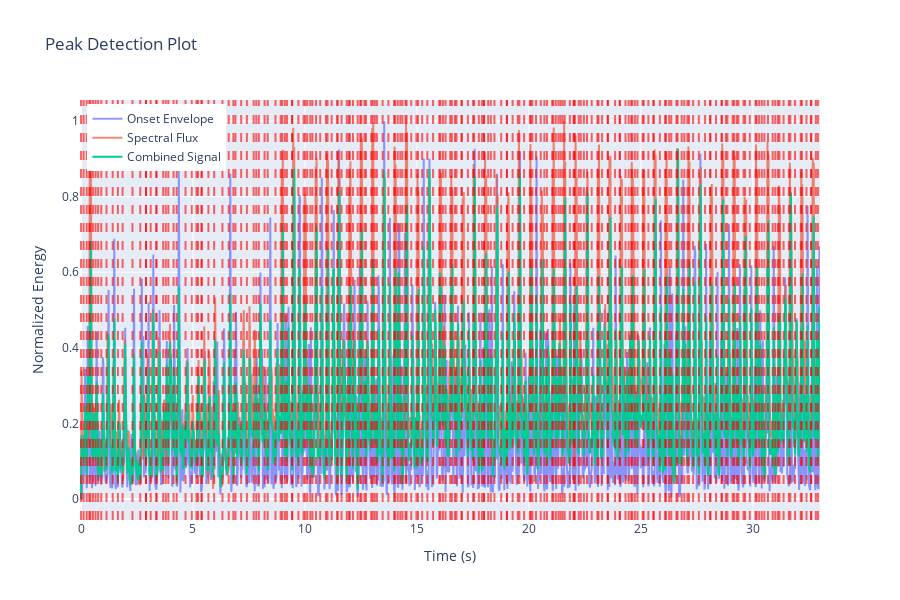

Notebook code for this chart:
### Code cell
start_time_str="0:40"  
end_time_str="1:13"  
start_time = mmss_to_seconds(start_time_str)
end_time = mmss_to_seconds(end_time_str)

detect_audio_peaks_with_fourier_transform("sources\\audio\\berlioz - jazz is for ordinary people.mp3",  start_time, end_time, plot=True)

### Figure 1 — Plotly figure (JSON) as saved in the notebook; plotly's stock layout.template omitted (floating-point values rounded to 4 significant figures; data arrays with more than 128 entries replaced by an {"elided": "..."} marker saying what was removed)
{"data": [{"mode": "lines", "name": "Onset Envelope", "opacity": 0.7, "type": "scatter", "x": {"elided": "1422 float values"}, "y": {"elided": "1422 float values"}}, {"mode": "lines", "name": "Spectral Flux", "opacity": 0.7, "type": "scatter", "x": {"elided": "1422 float values"}, "y": {"elided": "1422 float values"}}, {"line": {"width": 2}, "mode": "lines", "name": "Combined Signal", "type": "scatter", "x": {"elided": "1422 float values"}, "y": {"elided": "1422 float values"}}], "layout": {"height": 600, "legend": {"x": 0.01, "y": 0.99}, "shapes": [{"line": {"color": "red", "dash": "dash"}, "opacity": 0.6, "type": "line", "x0": 0, "x1": 0, "xref": "x", "y0": 0, "y1": 1, "yref": "y domain"}, {"line": {"color": "red", "dash": "dash"}, "opacity": 0.6, "type": "line", "x0": 0.1161, "x1": 0.1161, "xref": "x", "y0": 0, "y1": 1, "yref": "y domain"}, {"line": {"color": "red", "dash": "dash"}, "opacity": 0.6, "type": "line", "x0": 0.2554, "x1": 0.2554, "xref": "x", "y0": 0, "y1": 1, "yref": "y domain"}, {"line": {"color": "red", "dash": "dash"}, "opacity": 0.6, "type": "line", "x0": 0.3715, "x1": 0.3715, "xref": "x", "y0": 0, "y1": 1, "yref": "y domain"}, {"line": {"color": "red", "dash": "dash"}, "opacity": 0.6, "type": "line", "x0": 0.418, "x1": 0.418, "xref": "x", "y0": 0, "y1": 1, "yref": "y domain"}, {"line": {"color": "red", "dash": "dash"}, "opacity": 0.6, "type": "line", "x0": 0.5341, "x1": 0.5341, "xref": "x", "y0": 0, "y1": 1, "yref": "y domain"}, {"line": {"color": "red", "dash": "dash"}, "opacity": 0.6, "type": "line", "x0": 0.6502, "x1": 0.6502, "xref": "x", "y0": 0, "y1": 1, "yref": "y domain"}, {"line": {"color": "red", "dash": "dash"}, "opacity": 0.6, "type": "line", "x0": 0.7663, "x1": 0.7663, "xref": "x", "y0": 0, "y1": 1, "yref": "y domain"}, {"line": {"color": "red", "dash": "dash"}, "opacity": 0.6, "type": "line", "x0": 0.9056, "x1": 0.9056, "xref": "x", "y0": 0, "y1": 1, "yref": "y domain"}, {"line": {"color": "red", "dash": "dash"}, "opacity": 0.6, "type": "line", "x0": 1.138, "x1": 1.138, "xref": "x", "y0": 0, "y1": 1, "yref": "y domain"}, {"line": {"color": "red", "dash": "dash"}, "opacity": 0.6, "type": "line", "x0": 1.416, "x1": 1.416, "xref": "x", "y0": 0, "y1": 1, "yref": "y domain"}, {"line": {"color": "red", "dash": "dash"}, "opacity": 0.6, "type": "line", "x0": 1.649, "x1": 1.649, "xref": "x", "y0": 0, "y1": 1, "yref": "y domain"}, {"line": {"color": "red", "dash": "dash"}, "opacity": 0.6, "type": "line", "x0": 1.858, "x1": 1.858, "xref": "x", "y0": 0, "y1": 1, "yref": "y domain"}, {"line": {"color": "red", "dash": "dash"}, "opacity": 0.6, "type": "line", "x0": 2.299, "x1": 2.299, "xref": "x", "y0": 0, "y1": 1, "yref": "y domain"}, {"line": {"color": "red", "dash": "dash"}, "opacity": 0.6, "type": "line", "x0": 2.647, "x1": 2.647, "xref": "x", "y0": 0, "y1": 1, "yref": "y domain"}, {"line": {"color": "red", "dash": "dash"}, "opacity": 0.6, "type": "line", "x0": 2.902, "x1": 2.902, "xref": "x", "y0": 0, "y1": 1, "yref": "y domain"}, {"line": {"color": "red", "dash": "dash"}, "opacity": 0.6, "type": "line", "x0": 2.902, "x1": 2.902, "xref": "x", "y0": 0, "y1": 1, "yref": "y domain"}, {"line": {"color": "red", "dash": "dash"}, "opacity": 0.6, "type": "line", "x0": 3.111, "x1": 3.111, "xref": "x", "y0": 0, "y1": 1, "yref": "y domain"}, {"line": {"color": "red", "dash": "dash"}, "opacity": 0.6, "type": "line", "x0": 3.367, "x1": 3.367, "xref": "x", "y0": 0, "y1": 1, "yref": "y domain"}, {"line": {"color": "red", "dash": "dash"}, "opacity": 0.6, "type": "line", "x0": 3.367, "x1": 3.367, "xref": "x", "y0": 0, "y1": 1, "yref": "y domain"}, {"line": {"color": "red", "dash": "dash"}, "opacity": 0.6, "type": "line", "x0": 3.669, "x1": 3.669, "xref": "x", "y0": 0, "y1": 1, "yref": "y domain"}, {"line": {"color": "red", "dash": "dash"}, "opacity": 0.6, "type": "line", "x0": 3.785, "x1": 3.785, "xref": "x", "y0": 0, "y1": 1, "yref": "y domain"}, {"line": {"color": "red", "dash": "dash"}, "opacity": 0.6, "type": "line", "x0": 3.901, "x1": 3.901, "xref": "x", "y0": 0, "y1": 1, "yref": "y domain"}, {"line": {"color": "red", "dash": "dash"}, "opacity": 0.6, "type": "line", "x0": 4.133, "x1": 4.133, "xref": "x", "y0": 0, "y1": 1, "yref": "y domain"}, {"line": {"color": "red", "dash": "dash"}, "opacity": 0.6, "type": "line", "x0": 4.272, "x1": 4.272, "xref": "x", "y0": 0, "y1": 1, "yref": "y domain"}, {"line": {"color": "red", "dash": "dash"}, "opacity": 0.6, "type": "line", "x0": 4.667, "x1": 4.667, "xref": "x", "y0": 0, "y1": 1, "yref": "y domain"}, {"line": {"color": "red", "dash": "dash"}, "opacity": 0.6, "type": "line", "x0": 4.946, "x1": 4.946, "xref": "x", "y0": 0, "y1": 1, "yref": "y domain"}, {"line": {"color": "red", "dash": "dash"}, "opacity": 0.6, "type": "line", "x0": 5.155, "x1": 5.155, "xref": "x", "y0": 0, "y1": 1, "yref": "y domain"}, {"line": {"color": "red", "dash": "dash"}, "opacity": 0.6, "type": "line", "x0": 5.224, "x1": 5.224, "xref": "x", "y0": 0, "y1": 1, "yref": "y domain"}, {"line": {"color": "red", "dash": "dash"}, "opacity": 0.6, "type": "line", "x0": 5.387, "x1": 5.387, "xref": "x", "y0": 0, "y1": 1, "yref": "y domain"}, {"line": {"color": "red", "dash": "dash"}, "opacity": 0.6, "type": "line", "x0": 5.387, "x1": 5.387, "xref": "x", "y0": 0, "y1": 1, "yref": "y domain"}, {"line": {"color": "red", "dash": "dash"}, "opacity": 0.6, "type": "line", "x0": 5.689, "x1": 5.689, "xref": "x", "y0": 0, "y1": 1, "yref": "y domain"}, {"line": {"color": "red", "dash": "dash"}, "opacity": 0.6, "type": "line", "x0": 5.944, "x1": 5.944, "xref": "x", "y0": 0, "y1": 1, "yref": "y domain"}, {"line": {"color": "red", "dash": "dash"}, "opacity": 0.6, "type": "line", "x0": 6.316, "x1": 6.316, "xref": "x", "y0": 0, "y1": 1, "yref": "y domain"}, {"line": {"color": "red", "dash": "dash"}, "opacity": 0.6, "type": "line", "x0": 6.594, "x1": 6.594, "xref": "x", "y0": 0, "y1": 1, "yref": "y domain"}, {"line": {"color": "red", "dash": "dash"}, "opacity": 0.6, "type": "line", "x0": 6.803, "x1": 6.803, "xref": "x", "y0": 0, "y1": 1, "yref": "y domain"}, {"line": {"color": "red", "dash": "dash"}, "opacity": 0.6, "type": "line", "x0": 6.896, "x1": 6.896, "xref": "x", "y0": 0, "y1": 1, "yref": "y domain"}, {"line": {"color": "red", "dash": "dash"}, "opacity": 0.6, "type": "line", "x0": 7.152, "x1": 7.152, "xref": "x", "y0": 0, "y1": 1, "yref": "y domain"}, {"line": {"color": "red", "dash": "dash"}, "opacity": 0.6, "type": "line", "x0": 7.407, "x1": 7.407, "xref": "x", "y0": 0, "y1": 1, "yref": "y domain"}, {"line": {"color": "red", "dash": "dash"}, "opacity": 0.6, "type": "line", "x0": 7.709, "x1": 7.709, "xref": "x", "y0": 0, "y1": 1, "yref": "y domain"}, {"line": {"color": "red", "dash": "dash"}, "opacity": 0.6, "type": "line", "x0": 7.825, "x1": 7.825, "xref": "x", "y0": 0, "y1": 1, "yref": "y domain"}, {"line": {"color": "red", "dash": "dash"}, "opacity": 0.6, "type": "line", "x0": 7.941, "x1": 7.941, "xref": "x", "y0": 0, "y1": 1, "yref": "y domain"}, {"line": {"color": "red", "dash": "dash"}, "opacity": 0.6, "type": "line", "x0": 8.197, "x1": 8.197, "xref": "x", "y0": 0, "y1": 1, "yref": "y domain"}, {"line": {"color": "red", "dash": "dash"}, "opacity": 0.6, "type": "line", "x0": 8.336, "x1": 8.336, "xref": "x", "y0": 0, "y1": 1, "yref": "y domain"}, {"line": {"color": "red", "dash": "dash"}, "opacity": 0.6, "type": "line", "x0": 8.684, "x1": 8.684, "xref": "x", "y0": 0, "y1": 1, "yref": "y domain"}, {"line": {"color": "red", "dash": "dash"}, "opacity": 0.6, "type": "line", "x0": 8.916, "x1": 8.916, "xref": "x", "y0": 0, "y1": 1, "yref": "y domain"}, {"line": {"color": "red", "dash": "dash"}, "opacity": 0.6, "type": "line", "x0": 8.986, "x1": 8.986, "xref": "x", "y0": 0, "y1": 1, "yref": "y domain"}, {"line": {"color": "red", "dash": "dash"}, "opacity": 0.6, "type": "line", "x0": 9.102, "x1": 9.102, "xref": "x", "y0": 0, "y1": 1, "yref": "y domain"}, {"line": {"color": "red", "dash": "dash"}, "opacity": 0.6, "type": "line", "x0": 9.195, "x1": 9.195, "xref": "x", "y0": 0, "y1": 1, "yref": "y domain"}, {"line": {"color": "red", "dash": "dash"}, "opacity": 0.6, "type": "line", "x0": 9.427, "x1": 9.427, "xref": "x", "y0": 0, "y1": 1, "yref": "y domain"}, {"line": {"color": "red", "dash": "dash"}, "opacity": 0.6, "type": "line", "x0": 9.427, "x1": 9.427, "xref": "x", "y0": 0, "y1": 1, "yref": "y domain"}, {"line": {"color": "red", "dash": "dash"}, "opacity": 0.6, "type": "line", "x0": 9.706, "x1": 9.706, "xref": "x", "y0": 0, "y1": 1, "yref": "y domain"}, {"line": {"color": "red", "dash": "dash"}, "opacity": 0.6, "type": "line", "x0": 9.938, "x1": 9.938, "xref": "x", "y0": 0, "y1": 1, "yref": "y domain"}, {"line": {"color": "red", "dash": "dash"}, "opacity": 0.6, "type": "line", "x0": 10.01, "x1": 10.01, "xref": "x", "y0": 0, "y1": 1, "yref": "y domain"}, {"line": {"color": "red", "dash": "dash"}, "opacity": 0.6, "type": "line", "x0": 10.1, "x1": 10.1, "xref": "x", "y0": 0, "y1": 1, "yref": "y domain"}, {"line": {"color": "red", "dash": "dash"}, "opacity": 0.6, "type": "line", "x0": 10.24, "x1": 10.24, "xref": "x", "y0": 0, "y1": 1, "yref": "y domain"}, {"line": {"color": "red", "dash": "dash"}, "opacity": 0.6, "type": "line", "x0": 10.33, "x1": 10.33, "xref": "x", "y0": 0, "y1": 1, "yref": "y domain"}, {"line": {"color": "red", "dash": "dash"}, "opacity": 0.6, "type": "line", "x0": 10.5, "x1": 10.5, "xref": "x", "y0": 0, "y1": 1, "yref": "y domain"}, {"line": {"color": "red", "dash": "dash"}, "opacity": 0.6, "type": "line", "x0": 10.68, "x1": 10.68, "xref": "x", "y0": 0, "y1": 1, "yref": "y domain"}, {"line": {"color": "red", "dash": "dash"}, "opacity": 0.6, "type": "line", "x0": 10.94, "x1": 10.94, "xref": "x", "y0": 0, "y1": 1, "yref": "y domain"}, {"line": {"color": "red", "dash": "dash"}, "opacity": 0.6, "type": "line", "x0": 11.01, "x1": 11.01, "xref": "x", "y0": 0, "y1": 1, "yref": "y domain"}, {"line": {"color": "red", "dash": "dash"}, "opacity": 0.6, "type": "line", "x0": 11.19, "x1": 11.19, "xref": "x", "y0": 0, "y1": 1, "yref": "y domain"}, {"line": {"color": "red", "dash": "dash"}, "opacity": 0.6, "type": "line", "x0": 11.45, "x1": 11.45, "xref": "x", "y0": 0, "y1": 1, "yref": "y domain"}, {"line": {"color": "red", "dash": "dash"}, "opacity": 0.6, "type": "line", "x0": 11.45, "x1": 11.45, "xref": "x", "y0": 0, "y1": 1, "yref": "y domain"}, {"line": {"color": "red", "dash": "dash"}, "opacity": 0.6, "type": "line", "x0": 11.63, "x1": 11.63, "xref": "x", "y0": 0, "y1": 1, "yref": "y domain"}, {"line": {"color": "red", "dash": "dash"}, "opacity": 0.6, "type": "line", "x0": 11.87, "x1": 11.87, "xref": "x", "y0": 0, "y1": 1, "yref": "y domain"}, {"line": {"color": "red", "dash": "dash"}, "opacity": 0.6, "type": "line", "x0": 11.96, "x1": 11.96, "xref": "x", "y0": 0, "y1": 1, "yref": "y domain"}, {"line": {"color": "red", "dash": "dash"}, "opacity": 0.6, "type": "line", "x0": 12.0, "x1": 12.0, "xref": "x", "y0": 0, "y1": 1, "yref": "y domain"}, {"line": {"color": "red", "dash": "dash"}, "opacity": 0.6, "type": "line", "x0": 12.14, "x1": 12.14, "xref": "x", "y0": 0, "y1": 1, "yref": "y domain"}, {"line": {"color": "red", "dash": "dash"}, "opacity": 0.6, "type": "line", "x0": 12.35, "x1": 12.35, "xref": "x", "y0": 0, "y1": 1, "yref": "y domain"}, {"line": {"color": "red", "dash": "dash"}, "opacity": 0.6, "type": "line", "x0": 12.47, "x1": 12.47, "xref": "x", "y0": 0, "y1": 1, "yref": "y domain"}, {"line": {"color": "red", "dash": "dash"}, "opacity": 0.6, "type": "line", "x0": 12.52, "x1": 12.52, "xref": "x", "y0": 0, "y1": 1, "yref": "y domain"}, {"line": {"color": "red", "dash": "dash"}, "opacity": 0.6, "type": "line", "x0": 12.65, "x1": 12.65, "xref": "x", "y0": 0, "y1": 1, "yref": "y domain"}, {"line": {"color": "red", "dash": "dash"}, "opacity": 0.6, "type": "line", "x0": 12.72, "x1": 12.72, "xref": "x", "y0": 0, "y1": 1, "yref": "y domain"}, {"line": {"color": "red", "dash": "dash"}, "opacity": 0.6, "type": "line", "x0": 12.96, "x1": 12.96, "xref": "x", "y0": 0, "y1": 1, "yref": "y domain"}, {"line": {"color": "red", "dash": "dash"}, "opacity": 0.6, "type": "line", "x0": 13.03, "x1": 13.03, "xref": "x", "y0": 0, "y1": 1, "yref": "y domain"}, {"line": {"color": "red", "dash": "dash"}, "opacity": 0.6, "type": "line", "x0": 13.12, "x1": 13.12, "xref": "x", "y0": 0, "y1": 1, "yref": "y domain"}, {"line": {"color": "red", "dash": "dash"}, "opacity": 0.6, "type": "line", "x0": 13.21, "x1": 13.21, "xref": "x", "y0": 0, "y1": 1, "yref": "y domain"}, {"line": {"color": "red", "dash": "dash"}, "opacity": 0.6, "type": "line", "x0": 13.47, "x1": 13.47, "xref": "x", "y0": 0, "y1": 1, "yref": "y domain"}, {"line": {"color": "red", "dash": "dash"}, "opacity": 0.6, "type": "line", "x0": 13.72, "x1": 13.72, "xref": "x", "y0": 0, "y1": 1, "yref": "y domain"}, {"line": {"color": "red", "dash": "dash"}, "opacity": 0.6, "type": "line", "x0": 13.98, "x1": 13.98, "xref": "x", "y0": 0, "y1": 1, "yref": "y domain"}, {"line": {"color": "red", "dash": "dash"}, "opacity": 0.6, "type": "line", "x0": 14.02, "x1": 14.02, "xref": "x", "y0": 0, "y1": 1, "yref": "y domain"}, {"line": {"color": "red", "dash": "dash"}, "opacity": 0.6, "type": "line", "x0": 14.14, "x1": 14.14, "xref": "x", "y0": 0, "y1": 1, "yref": "y domain"}, {"line": {"color": "red", "dash": "dash"}, "opacity": 0.6, "type": "line", "x0": 14.26, "x1": 14.26, "xref": "x", "y0": 0, "y1": 1, "yref": "y domain"}, {"line": {"color": "red", "dash": "dash"}, "opacity": 0.6, "type": "line", "x0": 14.35, "x1": 14.35, "xref": "x", "y0": 0, "y1": 1, "yref": "y domain"}, {"line": {"color": "red", "dash": "dash"}, "opacity": 0.6, "type": "line", "x0": 14.49, "x1": 14.49, "xref": "x", "y0": 0, "y1": 1, "yref": "y domain"}, {"line": {"color": "red", "dash": "dash"}, "opacity": 0.6, "type": "line", "x0": 14.54, "x1": 14.54, "xref": "x", "y0": 0, "y1": 1, "yref": "y domain"}, {"line": {"color": "red", "dash": "dash"}, "opacity": 0.6, "type": "line", "x0": 14.74, "x1": 14.74, "xref": "x", "y0": 0, "y1": 1, "yref": "y domain"}, {"line": {"color": "red", "dash": "dash"}, "opacity": 0.6, "type": "line", "x0": 14.98, "x1": 14.98, "xref": "x", "y0": 0, "y1": 1, "yref": "y domain"}, {"line": {"color": "red", "dash": "dash"}, "opacity": 0.6, "type": "line", "x0": 15.05, "x1": 15.05, "xref": "x", "y0": 0, "y1": 1, "yref": "y domain"}, {"line": {"color": "red", "dash": "dash"}, "opacity": 0.6, "type": "line", "x0": 15.23, "x1": 15.23, "xref": "x", "y0": 0, "y1": 1, "yref": "y domain"}, {"line": {"color": "red", "dash": "dash"}, "opacity": 0.6, "type": "line", "x0": 15.46, "x1": 15.46, "xref": "x", "y0": 0, "y1": 1, "yref": "y domain"}, {"line": {"color": "red", "dash": "dash"}, "opacity": 0.6, "type": "line", "x0": 15.72, "x1": 15.72, "xref": "x", "y0": 0, "y1": 1, "yref": "y domain"}, {"line": {"color": "red", "dash": "dash"}, "opacity": 0.6, "type": "line", "x0": 16.0, "x1": 16.0, "xref": "x", "y0": 0, "y1": 1, "yref": "y domain"}, {"line": {"color": "red", "dash": "dash"}, "opacity": 0.6, "type": "line", "x0": 16.04, "x1": 16.04, "xref": "x", "y0": 0, "y1": 1, "yref": "y domain"}, {"line": {"color": "red", "dash": "dash"}, "opacity": 0.6, "type": "line", "x0": 16.16, "x1": 16.16, "xref": "x", "y0": 0, "y1": 1, "yref": "y domain"}, {"line": {"color": "red", "dash": "dash"}, "opacity": 0.6, "type": "line", "x0": 16.28, "x1": 16.28, "xref": "x", "y0": 0, "y1": 1, "yref": "y domain"}, {"line": {"color": "red", "dash": "dash"}, "opacity": 0.6, "type": "line", "x0": 16.49, "x1": 16.49, "xref": "x", "y0": 0, "y1": 1, "yref": "y domain"}, {"line": {"color": "red", "dash": "dash"}, "opacity": 0.6, "type": "line", "x0": 16.56, "x1": 16.56, "xref": "x", "y0": 0, "y1": 1, "yref": "y domain"}, {"line": {"color": "red", "dash": "dash"}, "opacity": 0.6, "type": "line", "x0": 16.7, "x1": 16.7, "xref": "x", "y0": 0, "y1": 1, "yref": "y domain"}, {"line": {"color": "red", "dash": "dash"}, "opacity": 0.6, "type": "line", "x0": 16.76, "x1": 16.76, "xref": "x", "y0": 0, "y1": 1, "yref": "y domain"}, {"line": {"color": "red", "dash": "dash"}, "opacity": 0.6, "type": "line", "x0": 17.0, "x1": 17.0, "xref": "x", "y0": 0, "y1": 1, "yref": "y domain"}, {"line": {"color": "red", "dash": "dash"}, "opacity": 0.6, "type": "line", "x0": 17.0, "x1": 17.0, "xref": "x", "y0": 0, "y1": 1, "yref": "y domain"}, {"line": {"color": "red", "dash": "dash"}, "opacity": 0.6, "type": "line", "x0": 17.28, "x1": 17.28, "xref": "x", "y0": 0, "y1": 1, "yref": "y domain"}, {"line": {"color": "red", "dash": "dash"}, "opacity": 0.6, "type": "line", "x0": 17.51, "x1": 17.51, "xref": "x", "y0": 0, "y1": 1, "yref": "y domain"}, {"line": {"color": "red", "dash": "dash"}, "opacity": 0.6, "type": "line", "x0": 17.55, "x1": 17.55, "xref": "x", "y0": 0, "y1": 1, "yref": "y domain"}, {"line": {"color": "red", "dash": "dash"}, "opacity": 0.6, "type": "line", "x0": 17.76, "x1": 17.76, "xref": "x", "y0": 0, "y1": 1, "yref": "y domain"}, {"line": {"color": "red", "dash": "dash"}, "opacity": 0.6, "type": "line", "x0": 17.9, "x1": 17.9, "xref": "x", "y0": 0, "y1": 1, "yref": "y domain"}, {"line": {"color": "red", "dash": "dash"}, "opacity": 0.6, "type": "line", "x0": 18.0, "x1": 18.0, "xref": "x", "y0": 0, "y1": 1, "yref": "y domain"}, {"line": {"color": "red", "dash": "dash"}, "opacity": 0.6, "type": "line", "x0": 18.0, "x1": 18.0, "xref": "x", "y0": 0, "y1": 1, "yref": "y domain"}, {"line": {"color": "red", "dash": "dash"}, "opacity": 0.6, "type": "line", "x0": 18.18, "x1": 18.18, "xref": "x", "y0": 0, "y1": 1, "yref": "y domain"}, {"line": {"color": "red", "dash": "dash"}, "opacity": 0.6, "type": "line", "x0": 18.3, "x1": 18.3, "xref": "x", "y0": 0, "y1": 1, "yref": "y domain"}, {"line": {"color": "red", "dash": "dash"}, "opacity": 0.6, "type": "line", "x0": 18.46, "x1": 18.46, "xref": "x", "y0": 0, "y1": 1, "yref": "y domain"}, {"line": {"color": "red", "dash": "dash"}, "opacity": 0.6, "type": "line", "x0": 18.76, "x1": 18.76, "xref": "x", "y0": 0, "y1": 1, "yref": "y domain"}, {"line": {"color": "red", "dash": "dash"}, "opacity": 0.6, "type": "line", "x0": 19.02, "x1": 19.02, "xref": "x", "y0": 0, "y1": 1, "yref": "y domain"}, {"line": {"color": "red", "dash": "dash"}, "opacity": 0.6, "type": "line", "x0": 19.02, "x1": 19.02, "xref": "x", "y0": 0, "y1": 1, "yref": "y domain"}, {"line": {"color": "red", "dash": "dash"}, "opacity": 0.6, "type": "line", "x0": 19.27, "x1": 19.27, "xref": "x", "y0": 0, "y1": 1, "yref": "y domain"}, {"line": {"color": "red", "dash": "dash"}, "opacity": 0.6, "type": "line", "x0": 19.5, "x1": 19.5, "xref": "x", "y0": 0, "y1": 1, "yref": "y domain"}, {"line": {"color": "red", "dash": "dash"}, "opacity": 0.6, "type": "line", "x0": 19.57, "x1": 19.57, "xref": "x", "y0": 0, "y1": 1, "yref": "y domain"}, {"line": {"color": "red", "dash": "dash"}, "opacity": 0.6, "type": "line", "x0": 19.78, "x1": 19.78, "xref": "x", "y0": 0, "y1": 1, "yref": "y domain"}, {"line": {"color": "red", "dash": "dash"}, "opacity": 0.6, "type": "line", "x0": 20.04, "x1": 20.04, "xref": "x", "y0": 0, "y1": 1, "yref": "y domain"}, {"line": {"color": "red", "dash": "dash"}, "opacity": 0.6, "type": "line", "x0": 20.09, "x1": 20.09, "xref": "x", "y0": 0, "y1": 1, "yref": "y domain"}, {"line": {"color": "red", "dash": "dash"}, "opacity": 0.6, "type": "line", "x0": 20.15, "x1": 20.15, "xref": "x", "y0": 0, "y1": 1, "yref": "y domain"}, {"line": {"color": "red", "dash": "dash"}, "opacity": 0.6, "type": "line", "x0": 20.32, "x1": 20.32, "xref": "x", "y0": 0, "y1": 1, "yref": "y domain"}, {"line": {"color": "red", "dash": "dash"}, "opacity": 0.6, "type": "line", "x0": 20.53, "x1": 20.53, "xref": "x", "y0": 0, "y1": 1, "yref": "y domain"}, {"line": {"color": "red", "dash": "dash"}, "opacity": 0.6, "type": "line", "x0": 20.69, "x1": 20.69, "xref": "x", "y0": 0, "y1": 1, "yref": "y domain"}, {"line": {"color": "red", "dash": "dash"}, "opacity": 0.6, "type": "line", "x0": 20.81, "x1": 20.81, "xref": "x", "y0": 0, "y1": 1, "yref": "y domain"}, {"line": {"color": "red", "dash": "dash"}, "opacity": 0.6, "type": "line", "x0": 21.04, "x1": 21.04, "xref": "x", "y0": 0, "y1": 1, "yref": "y domain"}, {"line": {"color": "red", "dash": "dash"}, "opacity": 0.6, "type": "line", "x0": 21.08, "x1": 21.08, "xref": "x", "y0": 0, "y1": 1, "yref": "y domain"}, {"line": {"color": "red", "dash": "dash"}, "opacity": 0.6, "type": "line", "x0": 21.2, "x1": 21.2, "xref": "x", "y0": 0, "y1": 1, "yref": "y domain"}, {"line": {"color": "red", "dash": "dash"}, "opacity": 0.6, "type": "line", "x0": 21.32, "x1": 21.32, "xref": "x", "y0": 0, "y1": 1, "yref": "y domain"}, {"line": {"color": "red", "dash": "dash"}, "opacity": 0.6, "type": "line", "x0": 21.41, "x1": 21.41, "xref": "x", "y0": 0, "y1": 1, "yref": "y domain"}, {"line": {"color": "red", "dash": "dash"}, "opacity": 0.6, "type": "line", "x0": 21.5, "x1": 21.5, "xref": "x", "y0": 0, "y1": 1, "yref": "y domain"}, {"line": {"color": "red", "dash": "dash"}, "opacity": 0.6, "type": "line", "x0": 21.59, "x1": 21.59, "xref": "x", "y0": 0, "y1": 1, "yref": "y domain"}, {"line": {"color": "red", "dash": "dash"}, "opacity": 0.6, "type": "line", "x0": 21.83, "x1": 21.83, "xref": "x", "y0": 0, "y1": 1, "yref": "y domain"}, {"line": {"color": "red", "dash": "dash"}, "opacity": 0.6, "type": "line", "x0": 21.99, "x1": 21.99, "xref": "x", "y0": 0, "y1": 1, "yref": "y domain"}, {"line": {"color": "red", "dash": "dash"}, "opacity": 0.6, "type": "line", "x0": 22.04, "x1": 22.04, "xref": "x", "y0": 0, "y1": 1, "yref": "y domain"}, {"line": {"color": "red", "dash": "dash"}, "opacity": 0.6, "type": "line", "x0": 22.04, "x1": 22.04, "xref": "x", "y0": 0, "y1": 1, "yref": "y domain"}, {"line": {"color": "red", "dash": "dash"}, "opacity": 0.6, "type": "line", "x0": 22.22, "x1": 22.22, "xref": "x", "y0": 0, "y1": 1, "yref": "y domain"}, {"line": {"color": "red", "dash": "dash"}, "opacity": 0.6, "type": "line", "x0": 22.31, "x1": 22.31, "xref": "x", "y0": 0, "y1": 1, "yref": "y domain"}, {"line": {"color": "red", "dash": "dash"}, "opacity": 0.6, "type": "line", "x0": 22.45, "x1": 22.45, "xref": "x", "y0": 0, "y1": 1, "yref": "y domain"}, {"line": {"color": "red", "dash": "dash"}, "opacity": 0.6, "type": "line", "x0": 22.59, "x1": 22.59, "xref": "x", "y0": 0, "y1": 1, "yref": "y domain"}, {"line": {"color": "red", "dash": "dash"}, "opacity": 0.6, "type": "line", "x0": 22.8, "x1": 22.8, "xref": "x", "y0": 0, "y1": 1, "yref": "y domain"}, {"line": {"color": "red", "dash": "dash"}, "opacity": 0.6, "type": "line", "x0": 23.06, "x1": 23.06, "xref": "x", "y0": 0, "y1": 1, "yref": "y domain"}, {"line": {"color": "red", "dash": "dash"}, "opacity": 0.6, "type": "line", "x0": 23.1, "x1": 23.1, "xref": "x", "y0": 0, "y1": 1, "yref": "y domain"}, {"line": {"color": "red", "dash": "dash"}, "opacity": 0.6, "type": "line", "x0": 23.27, "x1": 23.27, "xref": "x", "y0": 0, "y1": 1, "yref": "y domain"}, {"line": {"color": "red", "dash": "dash"}, "opacity": 0.6, "type": "line", "x0": 23.52, "x1": 23.52, "xref": "x", "y0": 0, "y1": 1, "yref": "y domain"}, {"line": {"color": "red", "dash": "dash"}, "opacity": 0.6, "type": "line", "x0": 23.52, "x1": 23.52, "xref": "x", "y0": 0, "y1": 1, "yref": "y domain"}, {"line": {"color": "red", "dash": "dash"}, "opacity": 0.6, "type": "line", "x0": 23.85, "x1": 23.85, "xref": "x", "y0": 0, "y1": 1, "yref": "y domain"}, {"line": {"color": "red", "dash": "dash"}, "opacity": 0.6, "type": "line", "x0": 24.06, "x1": 24.06, "xref": "x", "y0": 0, "y1": 1, "yref": "y domain"}, {"line": {"color": "red", "dash": "dash"}, "opacity": 0.6, "type": "line", "x0": 24.06, "x1": 24.06, "xref": "x", "y0": 0, "y1": 1, "yref": "y domain"}, {"line": {"color": "red", "dash": "dash"}, "opacity": 0.6, "type": "line", "x0": 24.31, "x1": 24.31, "xref": "x", "y0": 0, "y1": 1, "yref": "y domain"}, {"line": {"color": "red", "dash": "dash"}, "opacity": 0.6, "type": "line", "x0": 24.45, "x1": 24.45, "xref": "x", "y0": 0, "y1": 1, "yref": "y domain"}, {"line": {"color": "red", "dash": "dash"}, "opacity": 0.6, "type": "line", "x0": 24.57, "x1": 24.57, "xref": "x", "y0": 0, "y1": 1, "yref": "y domain"}, {"line": {"color": "red", "dash": "dash"}, "opacity": 0.6, "type": "line", "x0": 24.61, "x1": 24.61, "xref": "x", "y0": 0, "y1": 1, "yref": "y domain"}, {"line": {"color": "red", "dash": "dash"}, "opacity": 0.6, "type": "line", "x0": 24.73, "x1": 24.73, "xref": "x", "y0": 0, "y1": 1, "yref": "y domain"}, {"line": {"color": "red", "dash": "dash"}, "opacity": 0.6, "type": "line", "x0": 24.85, "x1": 24.85, "xref": "x", "y0": 0, "y1": 1, "yref": "y domain"}, {"line": {"color": "red", "dash": "dash"}, "opacity": 0.6, "type": "line", "x0": 25.08, "x1": 25.08, "xref": "x", "y0": 0, "y1": 1, "yref": "y domain"}, {"line": {"color": "red", "dash": "dash"}, "opacity": 0.6, "type": "line", "x0": 25.12, "x1": 25.12, "xref": "x", "y0": 0, "y1": 1, "yref": "y domain"}, {"line": {"color": "red", "dash": "dash"}, "opacity": 0.6, "type": "line", "x0": 25.33, "x1": 25.33, "xref": "x", "y0": 0, "y1": 1, "yref": "y domain"}, {"line": {"color": "red", "dash": "dash"}, "opacity": 0.6, "type": "line", "x0": 25.57, "x1": 25.57, "xref": "x", "y0": 0, "y1": 1, "yref": "y domain"}, {"line": {"color": "red", "dash": "dash"}, "opacity": 0.6, "type": "line", "x0": 25.57, "x1": 25.57, "xref": "x", "y0": 0, "y1": 1, "yref": "y domain"}, {"line": {"color": "red", "dash": "dash"}, "opacity": 0.6, "type": "line", "x0": 25.84, "x1": 25.84, "xref": "x", "y0": 0, "y1": 1, "yref": "y domain"}, {"line": {"color": "red", "dash": "dash"}, "opacity": 0.6, "type": "line", "x0": 26.08, "x1": 26.08, "xref": "x", "y0": 0, "y1": 1, "yref": "y domain"}, {"line": {"color": "red", "dash": "dash"}, "opacity": 0.6, "type": "line", "x0": 26.12, "x1": 26.12, "xref": "x", "y0": 0, "y1": 1, "yref": "y domain"}, {"line": {"color": "red", "dash": "dash"}, "opacity": 0.6, "type": "line", "x0": 26.26, "x1": 26.26, "xref": "x", "y0": 0, "y1": 1, "yref": "y domain"}, {"line": {"color": "red", "dash": "dash"}, "opacity": 0.6, "type": "line", "x0": 26.35, "x1": 26.35, "xref": "x", "y0": 0, "y1": 1, "yref": "y domain"}, {"line": {"color": "red", "dash": "dash"}, "opacity": 0.6, "type": "line", "x0": 26.59, "x1": 26.59, "xref": "x", "y0": 0, "y1": 1, "yref": "y domain"}, {"line": {"color": "red", "dash": "dash"}, "opacity": 0.6, "type": "line", "x0": 26.63, "x1": 26.63, "xref": "x", "y0": 0, "y1": 1, "yref": "y domain"}, {"line": {"color": "red", "dash": "dash"}, "opacity": 0.6, "type": "line", "x0": 26.82, "x1": 26.82, "xref": "x", "y0": 0, "y1": 1, "yref": "y domain"}, {"line": {"color": "red", "dash": "dash"}, "opacity": 0.6, "type": "line", "x0": 26.94, "x1": 26.94, "xref": "x", "y0": 0, "y1": 1, "yref": "y domain"}, {"line": {"color": "red", "dash": "dash"}, "opacity": 0.6, "type": "line", "x0": 27.07, "x1": 27.07, "xref": "x", "y0": 0, "y1": 1, "yref": "y domain"}, {"line": {"color": "red", "dash": "dash"}, "opacity": 0.6, "type": "line", "x0": 27.14, "x1": 27.14, "xref": "x", "y0": 0, "y1": 1, "yref": "y domain"}, {"line": {"color": "red", "dash": "dash"}, "opacity": 0.6, "type": "line", "x0": 27.33, "x1": 27.33, "xref": "x", "y0": 0, "y1": 1, "yref": "y domain"}, {"line": {"color": "red", "dash": "dash"}, "opacity": 0.6, "type": "line", "x0": 27.59, "x1": 27.59, "xref": "x", "y0": 0, "y1": 1, "yref": "y domain"}, {"line": {"color": "red", "dash": "dash"}, "opacity": 0.6, "type": "line", "x0": 27.86, "x1": 27.86, "xref": "x", "y0": 0, "y1": 1, "yref": "y domain"}, {"line": {"color": "red", "dash": "dash"}, "opacity": 0.6, "type": "line", "x0": 28.1, "x1": 28.1, "xref": "x", "y0": 0, "y1": 1, "yref": "y domain"}, {"line": {"color": "red", "dash": "dash"}, "opacity": 0.6, "type": "line", "x0": 28.1, "x1": 28.1, "xref": "x", "y0": 0, "y1": 1, "yref": "y domain"}, {"line": {"color": "red", "dash": "dash"}, "opacity": 0.6, "type": "line", "x0": 28.35, "x1": 28.35, "xref": "x", "y0": 0, "y1": 1, "yref": "y domain"}, {"line": {"color": "red", "dash": "dash"}, "opacity": 0.6, "type": "line", "x0": 28.61, "x1": 28.61, "xref": "x", "y0": 0, "y1": 1, "yref": "y domain"}, {"line": {"color": "red", "dash": "dash"}, "opacity": 0.6, "type": "line", "x0": 28.61, "x1": 28.61, "xref": "x", "y0": 0, "y1": 1, "yref": "y domain"}, {"line": {"color": "red", "dash": "dash"}, "opacity": 0.6, "type": "line", "x0": 28.79, "x1": 28.79, "xref": "x", "y0": 0, "y1": 1, "yref": "y domain"}, {"line": {"color": "red", "dash": "dash"}, "opacity": 0.6, "type": "line", "x0": 28.86, "x1": 28.86, "xref": "x", "y0": 0, "y1": 1, "yref": "y domain"}, {"line": {"color": "red", "dash": "dash"}, "opacity": 0.6, "type": "line", "x0": 29.09, "x1": 29.09, "xref": "x", "y0": 0, "y1": 1, "yref": "y domain"}, {"line": {"color": "red", "dash": "dash"}, "opacity": 0.6, "type": "line", "x0": 29.16, "x1": 29.16, "xref": "x", "y0": 0, "y1": 1, "yref": "y domain"}, {"line": {"color": "red", "dash": "dash"}, "opacity": 0.6, "type": "line", "x0": 29.28, "x1": 29.28, "xref": "x", "y0": 0, "y1": 1, "yref": "y domain"}, {"line": {"color": "red", "dash": "dash"}, "opacity": 0.6, "type": "line", "x0": 29.35, "x1": 29.35, "xref": "x", "y0": 0, "y1": 1, "yref": "y domain"}, {"line": {"color": "red", "dash": "dash"}, "opacity": 0.6, "type": "line", "x0": 29.58, "x1": 29.58, "xref": "x", "y0": 0, "y1": 1, "yref": "y domain"}, {"line": {"color": "red", "dash": "dash"}, "opacity": 0.6, "type": "line", "x0": 29.65, "x1": 29.65, "xref": "x", "y0": 0, "y1": 1, "yref": "y domain"}, {"line": {"color": "red", "dash": "dash"}, "opacity": 0.6, "type": "line", "x0": 29.86, "x1": 29.86, "xref": "x", "y0": 0, "y1": 1, "yref": "y domain"}, {"line": {"color": "red", "dash": "dash"}, "opacity": 0.6, "type": "line", "x0": 30.12, "x1": 30.12, "xref": "x", "y0": 0, "y1": 1, "yref": "y domain"}, {"line": {"color": "red", "dash": "dash"}, "opacity": 0.6, "type": "line", "x0": 30.16, "x1": 30.16, "xref": "x", "y0": 0, "y1": 1, "yref": "y domain"}, {"line": {"color": "red", "dash": "dash"}, "opacity": 0.6, "type": "line", "x0": 30.28, "x1": 30.28, "xref": "x", "y0": 0, "y1": 1, "yref": "y domain"}, {"line": {"color": "red", "dash": "dash"}, "opacity": 0.6, "type": "line", "x0": 30.39, "x1": 30.39, "xref": "x", "y0": 0, "y1": 1, "yref": "y domain"}, {"line": {"color": "red", "dash": "dash"}, "opacity": 0.6, "type": "line", "x0": 30.51, "x1": 30.51, "xref": "x", "y0": 0, "y1": 1, "yref": "y domain"}, {"line": {"color": "red", "dash": "dash"}, "opacity": 0.6, "type": "line", "x0": 30.67, "x1": 30.67, "xref": "x", "y0": 0, "y1": 1, "yref": "y domain"}, {"line": {"color": "red", "dash": "dash"}, "opacity": 0.6, "type": "line", "x0": 30.88, "x1": 30.88, "xref": "x", "y0": 0, "y1": 1, "yref": "y domain"}, {"line": {"color": "red", "dash": "dash"}, "opacity": 0.6, "type": "line", "x0": 31.0, "x1": 31.0, "xref": "x", "y0": 0, "y1": 1, "yref": "y domain"}, {"line": {"color": "red", "dash": "dash"}, "opacity": 0.6, "type": "line", "x0": 31.11, "x1": 31.11, "xref": "x", "y0": 0, "y1": 1, "yref": "y domain"}, {"line": {"color": "red", "dash": "dash"}, "opacity": 0.6, "type": "line", "x0": 31.18, "x1": 31.18, "xref": "x", "y0": 0, "y1": 1, "yref": "y domain"}, {"line": {"color": "red", "dash": "dash"}, "opacity": 0.6, "type": "line", "x0": 31.37, "x1": 31.37, "xref": "x", "y0": 0, "y1": 1, "yref": "y domain"}, {"line": {"color": "red", "dash": "dash"}, "opacity": 0.6, "type": "line", "x0": 31.6, "x1": 31.6, "xref": "x", "y0": 0, "y1": 1, "yref": "y domain"}, {"line": {"color": "red", "dash": "dash"}, "opacity": 0.6, "type": "line", "x0": 31.67, "x1": 31.67, "xref": "x", "y0": 0, "y1": 1, "yref": "y domain"}, {"line": {"color": "red", "dash": "dash"}, "opacity": 0.6, "type": "line", "x0": 31.88, "x1": 31.88, "xref": "x", "y0": 0, "y1": 1, "yref": "y domain"}, {"line": {"color": "red", "dash": "dash"}, "opacity": 0.6, "type": "line", "x0": 32.14, "x1": 32.14, "xref": "x", "y0": 0, "y1": 1, "yref": "y domain"}, {"line": {"color": "red", "dash": "dash"}, "opacity": 0.6, "type": "line", "x0": 32.18, "x1": 32.18, "xref": "x", "y0": 0, "y1": 1, "yref": "y domain"}, {"line": {"color": "red", "dash": "dash"}, "opacity": 0.6, "type": "line", "x0": 32.39, "x1": 32.39, "xref": "x", "y0": 0, "y1": 1, "yref": "y domain"}, {"line": {"color": "red", "dash": "dash"}, "opacity": 0.6, "type": "line", "x0": 32.6, "x1": 32.6, "xref": "x", "y0": 0, "y1": 1, "yref": "y domain"}, {"line": {"color": "red", "dash": "dash"}, "opacity": 0.6, "type": "line", "x0": 32.6, "x1": 32.6, "xref": "x", "y0": 0, "y1": 1, "yref": "y domain"}, {"line": {"color": "red", "dash": "dash"}, "opacity": 0.6, "type": "line", "x0": 32.81, "x1": 32.81, "xref": "x", "y0": 0, "y1": 1, "yref": "y domain"}, {"line": {"color": "red", "dash": "dash"}, "opacity": 0.6, "type": "line", "x0": 32.9, "x1": 32.9, "xref": "x", "y0": 0, "y1": 1, "yref": "y domain"}], "title": {"text": "Peak Detection Plot"}, "xaxis": {"title": {"text": "Time (s)"}}, "yaxis": {"title": {"text": "Normalized Energy"}}}}
